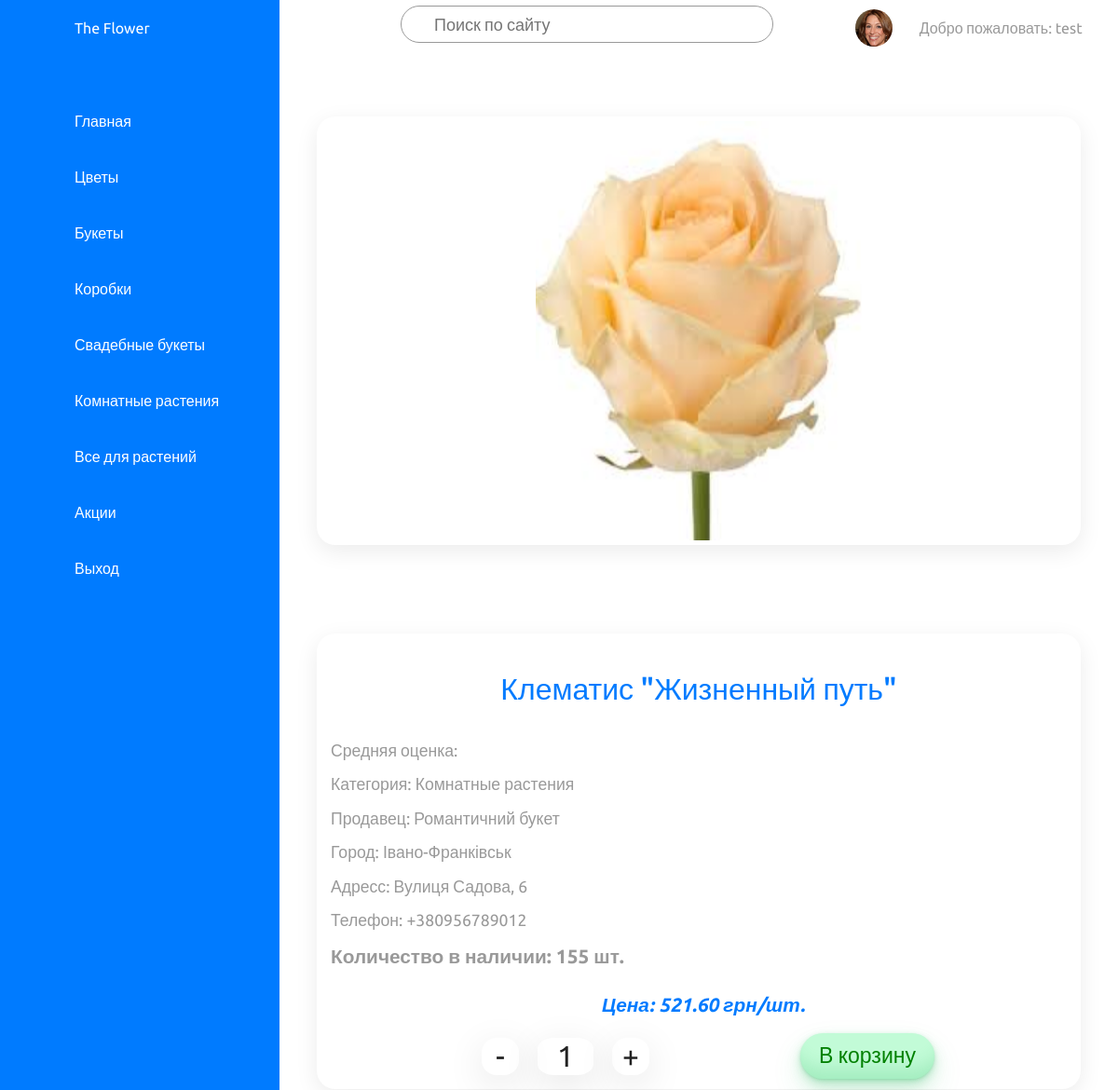
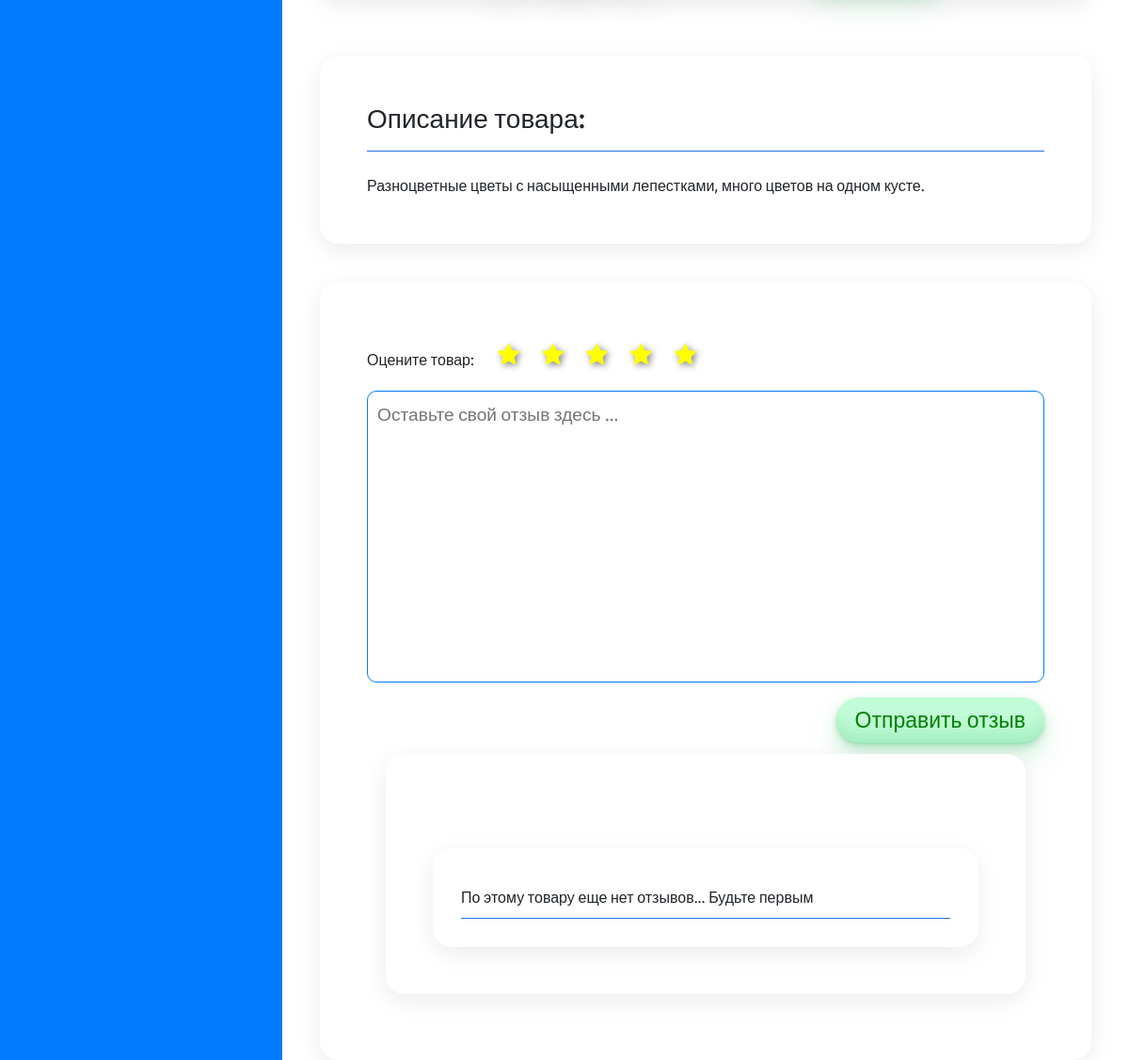
The app's page /category/details/76/22/ (signed in), older data (2 pictures, top to bottom).
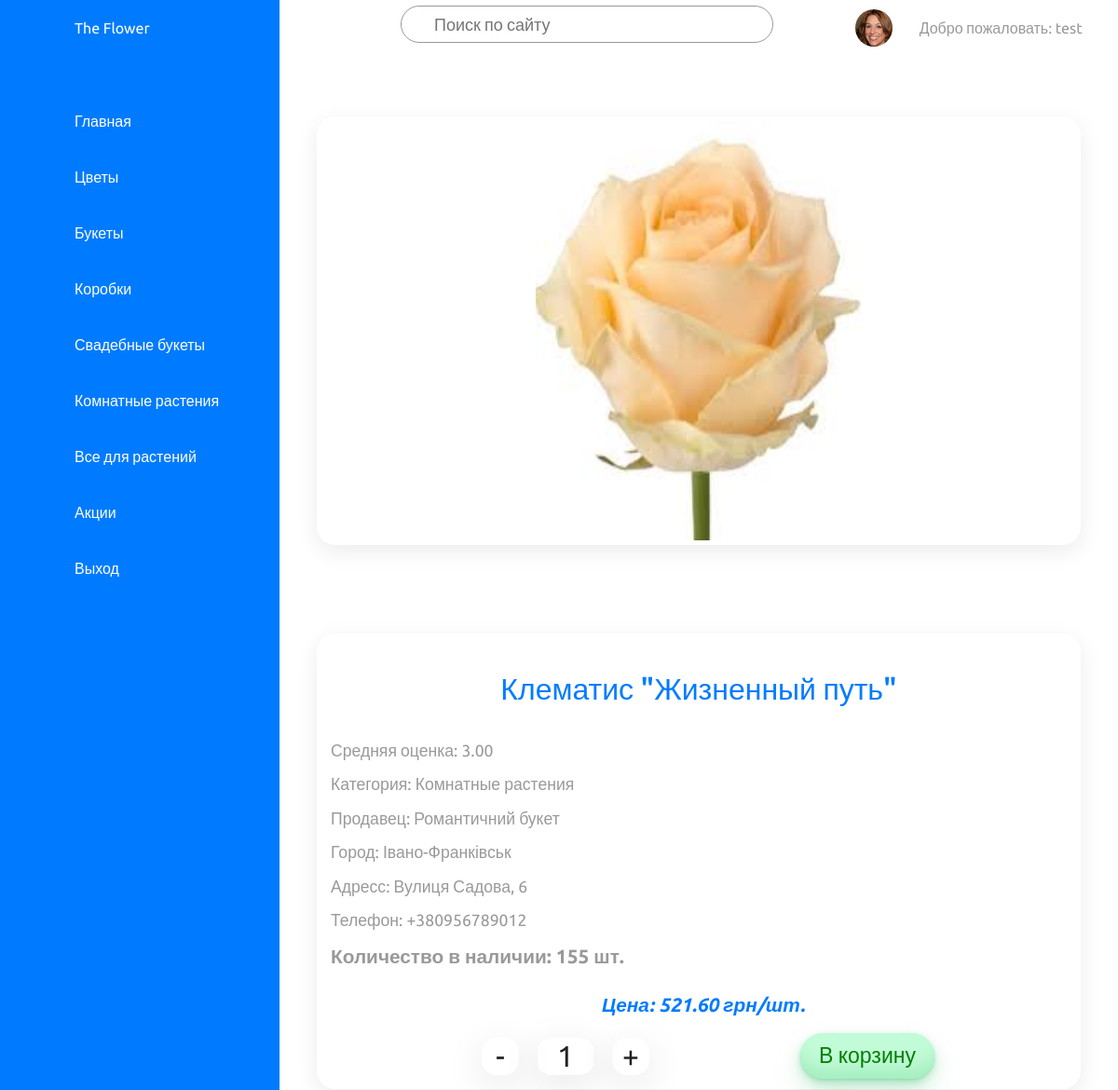
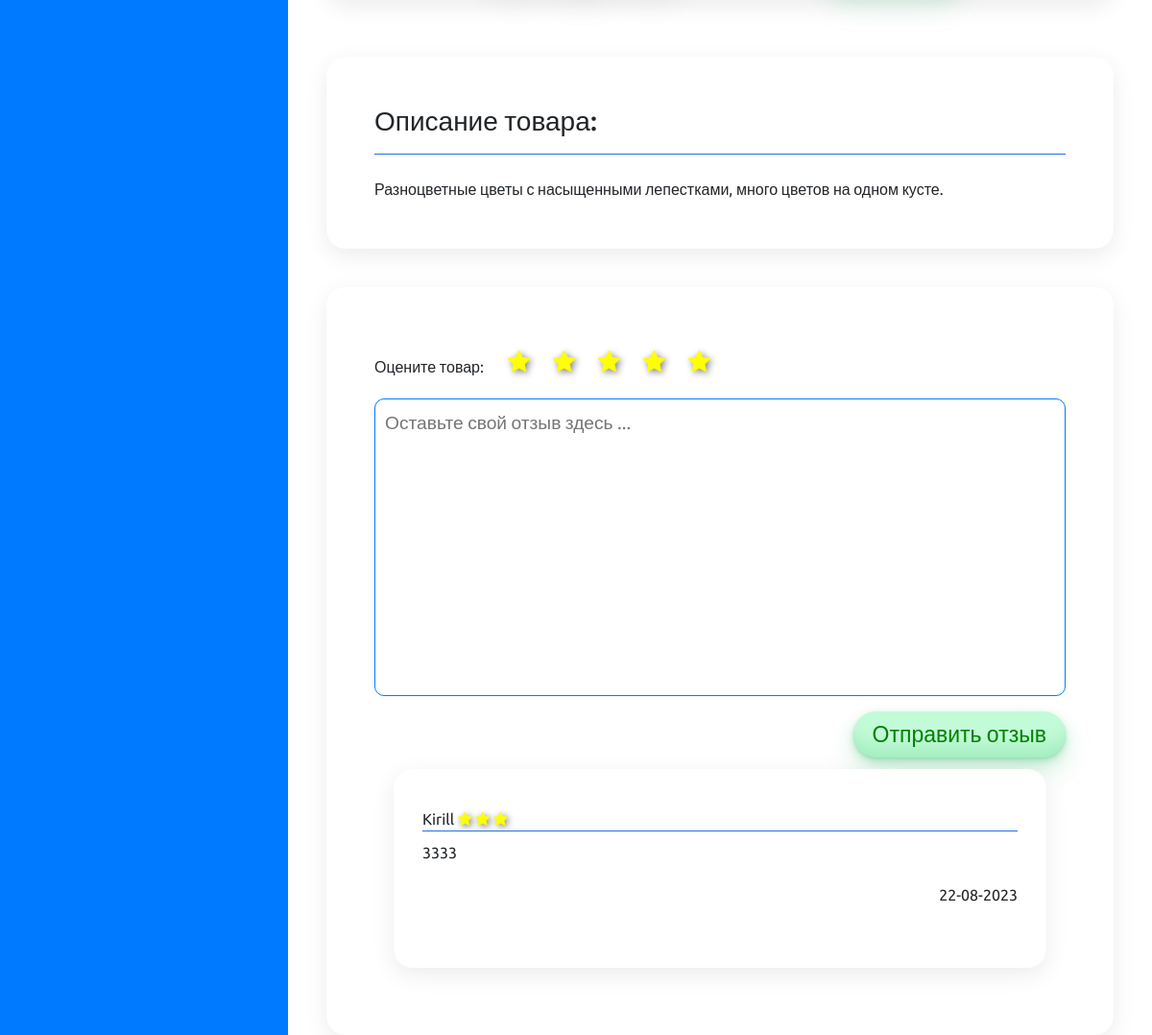
The same page, newer data (2 pictures, top to bottom).
### products/models.py (models this page shows, shortened)
class Category(models.Model):
    category = models.CharField(max_length=200)
    image = models.ImageField(upload_to='categories', blank=True, null=True)
    icon = models.CharField(max_length=50)
    def __str__(self):
        return self.category
    class Meta:
        verbose_name = "category"
        verbose_name_plural = "categories"

class Review(models.Model):
    review = models.TextField(blank=True, null=True)
    stars = models.PositiveSmallIntegerField()
    date = models.DateField(auto_now_add=True, blank=True)
    shop_id = models.ForeignKey('shops.Shop', on_delete=models.CASCADE)
    product_id = models.ForeignKey(Product, on_delete=models.CASCADE)
    user_id = models.ForeignKey('users.CustomUser', on_delete=models.CASCADE)
    class Meta:
        verbose_name = "review"
        verbose_name_plural = "reviews"
        ordering = ["-date"]

### users/models.py (models this page shows)
class CustomUser(AbstractUser):
    STATUS = (
        ('customer', 'customer'),
        ('owner', 'owner'),
        ('cashier', 'cashier'),
    )
    email = models.EmailField(unique=True)
    status = models.CharField(max_length=64, choices=STATUS, default='customer')
    phone = models.CharField(max_length=20, null=True)
    image = models.ImageField(upload_to='users', blank=True, null=True)
    def __str__(self):
        return self.username

### products/views.py (the view, shortened to what this page needs)
# urls.py: path("details/<int:pk>/<int:shop_id>/", views.details, name="details"),
def details(request, pk, shop_id):
    cat = Category.objects.all()
    prod = Product.objects.filter(pk=pk)
    reviews = Review.objects.filter(product_id=pk)
    shop = Shop.objects.get(pk=shop_id)
    avg_stars = reviews.aggregate(Avg('stars'))
    context = {'products': prod,'categories': cat, 'shop_id': shop_id, 'reviews': reviews, 'stars': avg_stars}
    form = SendReview()
    context['formReview'] = form
    return render(request, "products/products_details.html", context=context)

### products/forms.py
class SendReview(forms.ModelForm):
    review = forms.CharField(
        max_length=2000,
        widget=forms.Textarea(attrs={'placeholder':'Оставьте свой отзыв здесь ... '}),
        label='',
    )
    class Meta:
        model = Review
        fields = ['review']

### products/templatetags/stars_range.py (called while the page is built)
@register.filter(name="stars_range")
def stars_range(value):
    return range(value)

### shops/models.py (called while the page is built)
    def __str__(self):
        return self.name

### products/templates/products/products_details.html (shortened to what the changed rows need)
{% extends "shops/base.html" %}
{% load static %}
{% load stars_range %}
{% block extra_head %}
    <link rel="stylesheet" href='{%static "css/product_details.css" %}' />
    <link rel="stylesheet" href="https://stackpath.bootstrapcdn.com/font-awesome/4.7.0/css/font-awesome.min.css">
{% endblock %}
{% block navigation %}
  {% for category in categories %}
  <li class="nonauth">
    <a href="{% url 'prodcategory' category_id=category.pk  shop_id=shop_id %} ">
      <span class="icon"><ion-icon name={{category.icon}}></ion-icon></span>
      <span class="title">{{category.category}}</span>
    </a>
  </li>
  {% endfor %}
{% endblock %}
{% block content %}
    <div class="detail">
        <div class="info">
            <div class="title">{{products.first.title}}</div>
            <div class="rating">Средняя оценка: {{stars.stars__avg|floatformat:2}}</div>
            <div class="category">Категория: {{products.first.category_id}}</div>
            <div class="shop">Продавец: {{products.first.shop_id}}</div>
            <div class="city">Город: {{products.first.shop_id.city}}</div>
            <div class="address">Адресс: {{products.first.shop_id.address}}</div>
            <div class="phone">Телефон: {{products.first.shop_id.phone}}</div>
            <div class="amount">Количество в наличии: {{products.first.amount}} шт.</div>
            <div class="price">Цена: {{products.first.price}} грн/шт.</div>
            <div class="buttonCart">
                <div class="count">
                </div>
                <button type="submit">В корзину</button>
            </div>
        </div>
    </div>
        <div class="reviewArea">
            <div class="review">
                {% for review in reviews %}
                <div class="userName">{{review.user_id}}
                    {% for i in review.stars|stars_range %}
                        <i class="rating__star fa fa-star" aria-hidden="true"></i>
                    {% endfor %}
                <hr align="center" width=auto size="3" color="#287bff" />
                <div class="userReview">{{review.review}}</div>
                <div class="dateReview">{{review.date|date:"d-m-Y"}}</div>
                <br>
                {% empty %}
                <div class="review">
                    <div class="userName">По этому товару еще нет отзывов... Будьте первым</div>
                    <hr align="center" width=auto size="3" color="#287bff" />
                </div>
                {% endfor %}
            </div>
        </div>
{% endblock %}

Row changes from the older to the newer data that the page shows:
added Review: user_id "Kirill", stars 3 (drawn), review "3333", date "22-08-2023"
Text that changed along with them:
{{ stars.stars__avg|floatformat:2 }}: (not shown) → "3.00"
text no longer shown: "По этому товару еще нет отзывов... Будьте первым"
